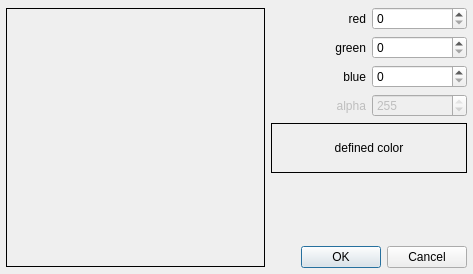
<?xml version="1.0" encoding="UTF-8"?>
<ui version="4.0">
 <class>xrColorPickDlg</class>
 <widget class="QDialog" name="xrColorPickDlg">
  <property name="geometry">
   <rect>
    <x>0</x>
    <y>0</y>
    <width>473</width>
    <height>274</height>
   </rect>
  </property>
  <property name="sizePolicy">
   <sizepolicy hsizetype="Fixed" vsizetype="Fixed">
    <horstretch>0</horstretch>
    <verstretch>0</verstretch>
   </sizepolicy>
  </property>
  <property name="windowTitle">
   <string>Define Color</string>
  </property>
  <widget class="QWidget" name="layoutWidget">
   <property name="geometry">
    <rect>
     <x>6</x>
     <y>7</y>
     <width>461</width>
     <height>261</height>
    </rect>
   </property>
   <layout class="QHBoxLayout" name="horizontalLayout">
    <item>
     <widget class="QLabel" name="pColorPixLab">
      <property name="sizePolicy">
       <sizepolicy hsizetype="Fixed" vsizetype="Fixed">
        <horstretch>0</horstretch>
        <verstretch>0</verstretch>
       </sizepolicy>
      </property>
      <property name="minimumSize">
       <size>
        <width>259</width>
        <height>259</height>
       </size>
      </property>
      <property name="cursor">
       <cursorShape>CrossCursor</cursorShape>
      </property>
      <property name="autoFillBackground">
       <bool>true</bool>
      </property>
      <property name="frameShape">
       <enum>QFrame::Box</enum>
      </property>
      <property name="text">
       <string/>
      </property>
      <property name="pixmap">
       <pixmap resource="../xVTK_resources.qrc">:/images/colormap.png</pixmap>
      </property>
      <property name="alignment">
       <set>Qt::AlignCenter</set>
      </property>
     </widget>
    </item>
    <item>
     <layout class="QVBoxLayout" name="verticalLayout">
      <item>
       <layout class="QGridLayout" name="gridLayout">
        <item row="0" column="0">
         <widget class="QLabel" name="label">
          <property name="text">
           <string>red</string>
          </property>
          <property name="alignment">
           <set>Qt::AlignRight|Qt::AlignTrailing|Qt::AlignVCenter</set>
          </property>
         </widget>
        </item>
        <item row="0" column="1">
         <widget class="QSpinBox" name="pRedSB">
          <property name="maximum">
           <number>255</number>
          </property>
         </widget>
        </item>
        <item row="1" column="0">
         <widget class="QLabel" name="label_2">
          <property name="text">
           <string>green</string>
          </property>
          <property name="alignment">
           <set>Qt::AlignRight|Qt::AlignTrailing|Qt::AlignVCenter</set>
          </property>
         </widget>
        </item>
        <item row="1" column="1">
         <widget class="QSpinBox" name="pGreenSB">
          <property name="maximum">
           <number>255</number>
          </property>
         </widget>
        </item>
        <item row="2" column="0">
         <widget class="QLabel" name="label_3">
          <property name="text">
           <string>blue</string>
          </property>
          <property name="alignment">
           <set>Qt::AlignRight|Qt::AlignTrailing|Qt::AlignVCenter</set>
          </property>
         </widget>
        </item>
        <item row="2" column="1">
         <widget class="QSpinBox" name="pBlueSB">
          <property name="maximum">
           <number>255</number>
          </property>
         </widget>
        </item>
        <item row="3" column="0">
         <widget class="QLabel" name="pAlphaLab">
          <property name="enabled">
           <bool>false</bool>
          </property>
          <property name="text">
           <string>alpha</string>
          </property>
          <property name="alignment">
           <set>Qt::AlignRight|Qt::AlignTrailing|Qt::AlignVCenter</set>
          </property>
         </widget>
        </item>
        <item row="3" column="1">
         <widget class="QSpinBox" name="pAlphaSB">
          <property name="enabled">
           <bool>false</bool>
          </property>
          <property name="maximum">
           <number>255</number>
          </property>
          <property name="value">
           <number>255</number>
          </property>
         </widget>
        </item>
       </layout>
      </item>
      <item>
       <widget class="QLabel" name="pColLab">
        <property name="minimumSize">
         <size>
          <width>0</width>
          <height>50</height>
         </size>
        </property>
        <property name="autoFillBackground">
         <bool>true</bool>
        </property>
        <property name="frameShape">
         <enum>QFrame::Box</enum>
        </property>
        <property name="text">
         <string>defined color</string>
        </property>
        <property name="alignment">
         <set>Qt::AlignCenter</set>
        </property>
       </widget>
      </item>
      <item>
       <spacer name="verticalSpacer">
        <property name="orientation">
         <enum>Qt::Vertical</enum>
        </property>
        <property name="sizeHint" stdset="0">
         <size>
          <width>20</width>
          <height>40</height>
         </size>
        </property>
       </spacer>
      </item>
      <item>
       <widget class="QDialogButtonBox" name="buttonBox">
        <property name="standardButtons">
         <set>QDialogButtonBox::Cancel|QDialogButtonBox::Ok</set>
        </property>
       </widget>
      </item>
     </layout>
    </item>
   </layout>
  </widget>
 </widget>
 <resources>
  <include location="../xVTK_resources.qrc"/>
 </resources>
 <connections>
  <connection>
   <sender>buttonBox</sender>
   <signal>accepted()</signal>
   <receiver>xrColorPickDlg</receiver>
   <slot>accept()</slot>
   <hints>
    <hint type="sourcelabel">
     <x>293</x>
     <y>180</y>
    </hint>
    <hint type="destinationlabel">
     <x>199</x>
     <y>124</y>
    </hint>
   </hints>
  </connection>
  <connection>
   <sender>buttonBox</sender>
   <signal>rejected()</signal>
   <receiver>xrColorPickDlg</receiver>
   <slot>reject()</slot>
   <hints>
    <hint type="sourcelabel">
     <x>238</x>
     <y>177</y>
    </hint>
    <hint type="destinationlabel">
     <x>213</x>
     <y>12</y>
    </hint>
   </hints>
  </connection>
 </connections>
</ui>
